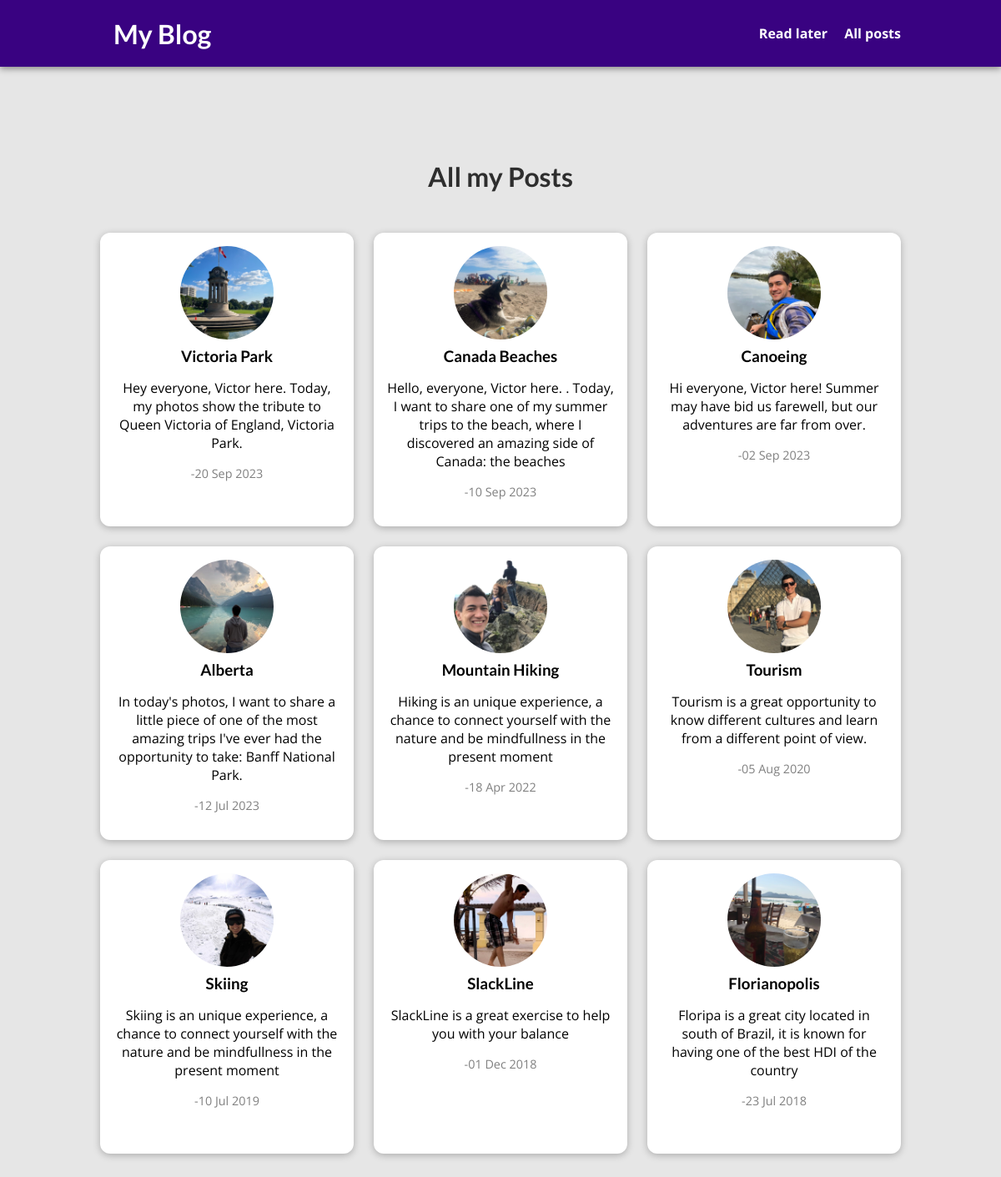
The page /posts on the database its author committed.
### blog/models.py (models this page shows, shortened)
class Post(models.Model):
    author = models.ForeignKey(
        Author, on_delete=models.SET_NULL, null=True, related_name="posts")
    title = models.CharField(max_length=50)
    date = models.DateTimeField()
    image = models.ImageField(
        upload_to="images", height_field=None, width_field=None, max_length=100)
    excerpt = models.CharField(max_length=150)
    tag = models.ManyToManyField(Tag, blank=True, db_index=True)
    content = models.TextField()
    slug = models.SlugField(unique=True, db_index=True)

### blog/views.py (the view)
# urls.py: path("posts", views.BlogAllPosts.blog_all_posts, name='blog-all-posts'),
    def blog_all_posts(request):
        all_posts = Post.objects.all().order_by("-date")
        return render(request, "blog/all_posts.html", {
            'all_posts': all_posts,
        })

### blog/templates/blog/all_posts.html (shortened to what this page needs)
{% extends 'layout.html' %}
{% load static %}
{% block css_file %}
<link rel="stylesheet" href="{% static 'blog/post.css' %}">
<link rel="stylesheet" href="{% static 'blog/all_posts.css' %}">
{% endblock css_file %}
{% block content %}
<section id='all-posts'>
    <h2>All my Posts</h2>
    <ul>
    {% for post in all_posts %}
        {% include 'blog/includes/post.html' %}
    {% endfor %}
    </ul>
</section>
{% endblock content %}

### blog/templates/blog/includes/post.html
{% load static %}
        <li>
            <article class='post'>
                <a href="{% url "blog-post" post.slug %}">
                    <img src="{{post.image.url}}" alt="{{post.title}}">
                    <div clas="post__content">
                        <h3> {{post.title}} </h3>
                        <p>{{post.excerpt}} </p>
                        <p style="font-size:0.9rem;color:grey;">-{{post.date|date:"d M Y"}}</p>
                    </div>
                </a>
            </article>
        </li>

### static/global.css (style rules this page uses)
* { box-sizing: border-box; }
html { font-family: 'Open Sans', 'Lato', sans-serif; }
body { margin: 0; }
h1, h2, h3 { font-family: 'Lato', sans-serif; font-weight: bold; }

### blog/static/blog/post.css (style rules this page uses)
.post { display: flex; flex-direction: column; align-items: center; text-align: center; }
.post a { text-decoration: none; color: black; transition: all 0.2s ease; padding: 1rem; }
.post img { width: 5rem; height: 5rem; object-fit: cover; border-radius: 50%; }
.post h3 { margin: 0.25rem 0; }

### blog/static/blog/all_posts.css (style rules this page uses)
body { background-color: hsl(0, 0%, 90%); }
#all-posts { margin: 7rem auto; width: 90%; max-width: 60rem; min-width: 60rem; }
#all-posts h2 { text-align: center; font-size: 2rem; color: #2e2e2e; margin: 3rem 0; }
ul { list-style: none; margin: 0; padding: 0; display: grid; grid-template-columns: repeat(auto-fill, minmax(17rem, 1fr)); gap: 1.5rem; }
.post img { width: 7rem; height: 7rem; }
.post a { height: 22rem; transform-origin: center; box-shadow: 0 2px 8px rgba(0, 0, 0, 0.25); border-radius: 12px; background-color: white; }

### rows shown on the page
Post: image (picture), title "Victoria Park", excerpt "Hey everyone, Victor here. Today, my photos show the tribute to Queen Victoria of England, Victoria Park.", date "20 Sep 2023"
Post: image (picture), title "Canada Beaches", excerpt "Hello, everyone, Victor here. . Today, I want to share one of my summer trips to the beach, where I discovered an amazing side of Canada: the beaches", date "10 Sep 2023"
Post: image (picture), title "Canoeing", excerpt "Hi everyone, Victor here! Summer may have bid us farewell, but our adventures are far from over.", date "02 Sep 2023"
Post: image (picture), title "Alberta", excerpt "In today's photos, I want to share a little piece of one of the most amazing trips I've ever had the opportunity to take: Banff National Park.", date "12 Jul 2023"
Post: image (picture), title "Mountain Hiking", excerpt "Hiking is an unique experience, a chance to connect yourself with the nature and be mindfullness in the present moment", date "18 Apr 2022"
Post: image (picture), title "Tourism", excerpt "Tourism is a great opportunity to know different cultures and learn from a different point of view.", date "05 Aug 2020"
Post: image (picture), title "Skiing", excerpt "Skiing is an unique experience, a chance to connect yourself with the nature and be mindfullness in the present moment", date "10 Jul 2019"
Post: image (picture), title "SlackLine", excerpt "SlackLine is a great exercise to help you with your balance", date "01 Dec 2018"
Post: image (picture), title "Florianopolis", excerpt "Floripa is a great city located in south of Brazil, it is known for having one of the best HDI of the country", date "23 Jul 2018"
